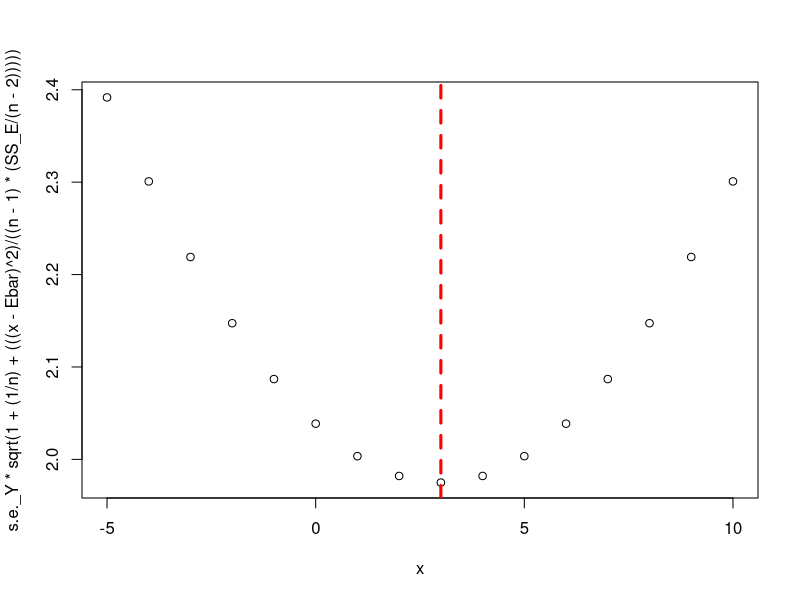

This chart was generated by the following R code:
## ---- chunk 1
Dbar <- 3.8
Ebar <- 3
SS_D <- 401.1
SS_E <- 134.4
SP <- 55.2
## ---- chunk 2
r <- SP/(sqrt(SS_E*SS_D)); r
r_squared = r^2; r_squared

# note, if we know the n, we can calculate covariance (SP/(n-1)), 
# and divide that by (sigma_D*sigma_D), where sigma_D = SS_D/(n-1).
n=100
s_D <- sqrt(SS_D/(n-1)); s_D
s_E <- sqrt(SS_E/(n-1)); s_E

r <- SP/(s_D*s_E*(n-1)); r
## ---- chunk 3
t <- r*sqrt((n-2)/(1-r^2)); t
p <- pt(t,n-2, lower.tail=F); p

# also:
p <- 1 - pt(t,n-2, lower.tail=T); p
## ---- chunk 4
b <- SP/SS_E; b
a <- Dbar - b*Ebar; a
## ---- chunk 5
SS_res <- SS_D*(1-r^2); SS_res
s.e._Y <- sqrt(SS_res/(n-2)); s.e._Y

# also
stErr_D = sqrt((SS_D/(n-2))*(1-r^2)); stErr_D
## ---- chunk 6
score <- 5
yhat <- a+b*score; yhat

t = qt(.025, 98, lower.tail = F); t

conf_95low <- yhat-t*s.e._Y; conf_95low 
conf_95high <- yhat+t*s.e._Y; conf_95high
## ---- chunk 7
adj_s.e._Y = s.e._Y*sqrt(1 + (1/n) + (((score - Ebar)^2)/((n - 1)*(SS_E/(n - 2))))); adj_s.e._Y

# how adjustment changes as a function of x (and distance from mean x)
x = c(-5:10)
plot(x, s.e._Y*sqrt(1 + (1/n) + (((x - Ebar)^2)/((n - 1)*(SS_E/(n - 2))))))
abline(v=Ebar, col='red', lty = 2, lwd=3)
## ---- chunk 8
adj_conf_95low <- yhat-t*adj_s.e._Y
adj_conf_95high <- yhat+t*adj_s.e._Y
## ---- chunk 9
r_DC <- -.197
r_EC <- .247

t_r_DC <- r_DC*sqrt((n-2)/(1-r_DC^2))
p_t_r_DC <- pt(t_r_DC, n-2, lower.tail=T)

t_r_EC <- r_EC*sqrt((n-2)/(1-r_EC^2))
p_t_r_EC <- pt(t_r_EC, n-2, lower.tail=F)
## ---- chunk 10
P_Male <- (47 + 86 + 227 + 132 + 53 + 49) / (47 + 86 + 227 + 132 + 53 + 49 + 62 + 28 + 44 + 83 + 14 + 9); P_Male
## ---- chunk 11
eTable = matrix(c(47, 86, 227, 132, 53, 49, 62, 28, 44, 83, 14, 9), byrow=T,ncol=3)
colnames(eTable) = c('0', '1', 'Multi')
rownames(eTable) = c('Males+', 'Males-', 'Females+', 'Females-')
eTable_margins = addmargins(eTable); eTable_margins

# Total Males/Total Patients
pMale = (eTable_margins[1,4]+eTable_margins[2,4])/sum(eTable_margins[5,4]); pMale
## ---- chunk 12
# Total positive treadmill tests for males/Males
P_pos_Male <- (47 + 86 + 227) / (47 + 86 + 227 + 132 + 53 + 49); P_pos_Male
P_pos_Male <- eTable_margins[1,4] / (eTable_margins[1,4]+eTable_margins[2,4]); P_pos_Male

# Total positive treadmill tests for females/Females
P_pos_Female <- (62 + 28 + 44) / (62 + 28 + 44 + 83 + 14 + 9); P_pos_Female
P_pos_Female <- eTable_margins[3,4] / (eTable_margins[3,4]+eTable_margins[4,4]); P_pos_Female
## ---- chunk 13
# alternate way to do E.1
coronarytable = matrix(c(47,86,227, 132, 53, 49, 62, 28, 44, 83, 14, 9), byrow=T, ncol=3)
### E.1.a ##
p.male = sum(coronarytable[1:2,]) / sum(coronarytable)
### E.1.b ##
p.pos.ifmale = sum(coronarytable[1,]) / sum(coronarytable[1:2,])
p.pos.iffemale = sum(coronarytable[3,]) / sum(coronarytable[3:4,])
## ---- chunk 14
### E.2 ##
maletable = as.table(cbind(coronarytable[1:2,1],coronarytable[1:2,2]+coronarytable[1:2,3]))

femaletable = as.table(cbind(coronarytable[3:4,1],coronarytable[3:4,2]+coronarytable[3:4,3]))

chisq.test(maletable)
chisq_male = as.numeric(chisq.test(maletable)$statistic)

chisq.test(femaletable)
chisq_female = as.numeric(chisq.test(femaletable)$statistic)
## ---- chunk 15
phi_coeff_m = sqrt(chisq_male / sum(maletable))
phi_coeff_f = sqrt(chisq_female / sum(femaletable))
## ---- chunk 16
V_m = sqrt((chisq_male / sum(maletable)) / min(2-1,2-1)); V_m

V_f = sqrt((chisq_female / sum(femaletable)) / min(2-1,2-1)); V_f
## ---- chunk 17
Cm = sqrt((chisq_male/sum(maletable)) / (1 + chisq_male/sum(maletable))); Cm
Cf = sqrt((chisq_female / sum(femaletable)) / (1 + chisq_female / sum(femaletable))); Cf
## ---- chunk 18
gamma_m = (maletable[1,1]*maletable[2,2] - maletable[1,2]*maletable[2,1]) / (maletable[1,1]*maletable[2,2] + maletable[1,2]*maletable[2,1]); gamma_m
                                                                                                                                                                                                                                                                                                                                                                                                                                                                                                                                                                                                                                                                                                                                                                                                  gamma_f = (femaletable[1,1]*femaletable[2,2] - femaletable[1,2]*femaletable[2,1]) / (femaletable[1,1]*femaletable[2,2] + femaletable[1,2]*femaletable[2,1]); gamma_f
